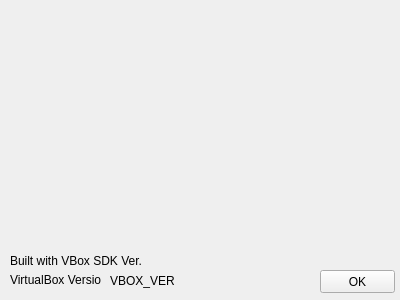
<?xml version="1.0" encoding="UTF-8"?>
<ui version="4.0">
 <class>About</class>
 <widget class="QWidget" name="About">
  <property name="geometry">
   <rect>
    <x>0</x>
    <y>0</y>
    <width>400</width>
    <height>300</height>
   </rect>
  </property>
  <property name="sizePolicy">
   <sizepolicy hsizetype="Fixed" vsizetype="Fixed">
    <horstretch>0</horstretch>
    <verstretch>0</verstretch>
   </sizepolicy>
  </property>
  <property name="minimumSize">
   <size>
    <width>400</width>
    <height>300</height>
   </size>
  </property>
  <property name="maximumSize">
   <size>
    <width>400</width>
    <height>300</height>
   </size>
  </property>
  <property name="windowTitle">
   <string>About</string>
  </property>
  <widget class="QPushButton" name="pushButton">
   <property name="geometry">
    <rect>
     <x>320</x>
     <y>270</y>
     <width>75</width>
     <height>23</height>
    </rect>
   </property>
   <property name="text">
    <string>OK</string>
   </property>
  </widget>
  <widget class="QLabel" name="label">
   <property name="geometry">
    <rect>
     <x>10</x>
     <y>270</y>
     <width>91</width>
     <height>20</height>
    </rect>
   </property>
   <property name="text">
    <string>VirtualBox Version:</string>
   </property>
  </widget>
  <widget class="QLabel" name="label_2">
   <property name="geometry">
    <rect>
     <x>110</x>
     <y>270</y>
     <width>91</width>
     <height>21</height>
    </rect>
   </property>
   <property name="text">
    <string>VBOX_VER</string>
   </property>
  </widget>
  <widget class="QLabel" name="label_3">
   <property name="geometry">
    <rect>
     <x>10</x>
     <y>250</y>
     <width>191</width>
     <height>21</height>
    </rect>
   </property>
   <property name="text">
    <string>Built with VBox SDK Ver. </string>
   </property>
  </widget>
 </widget>
 <layoutdefault spacing="6" margin="11"/>
 <resources/>
 <connections>
  <connection>
   <sender>pushButton</sender>
   <signal>clicked()</signal>
   <receiver>About</receiver>
   <slot>close()</slot>
   <hints>
    <hint type="sourcelabel">
     <x>356</x>
     <y>278</y>
    </hint>
    <hint type="destinationlabel">
     <x>332</x>
     <y>228</y>
    </hint>
   </hints>
  </connection>
 </connections>
</ui>
